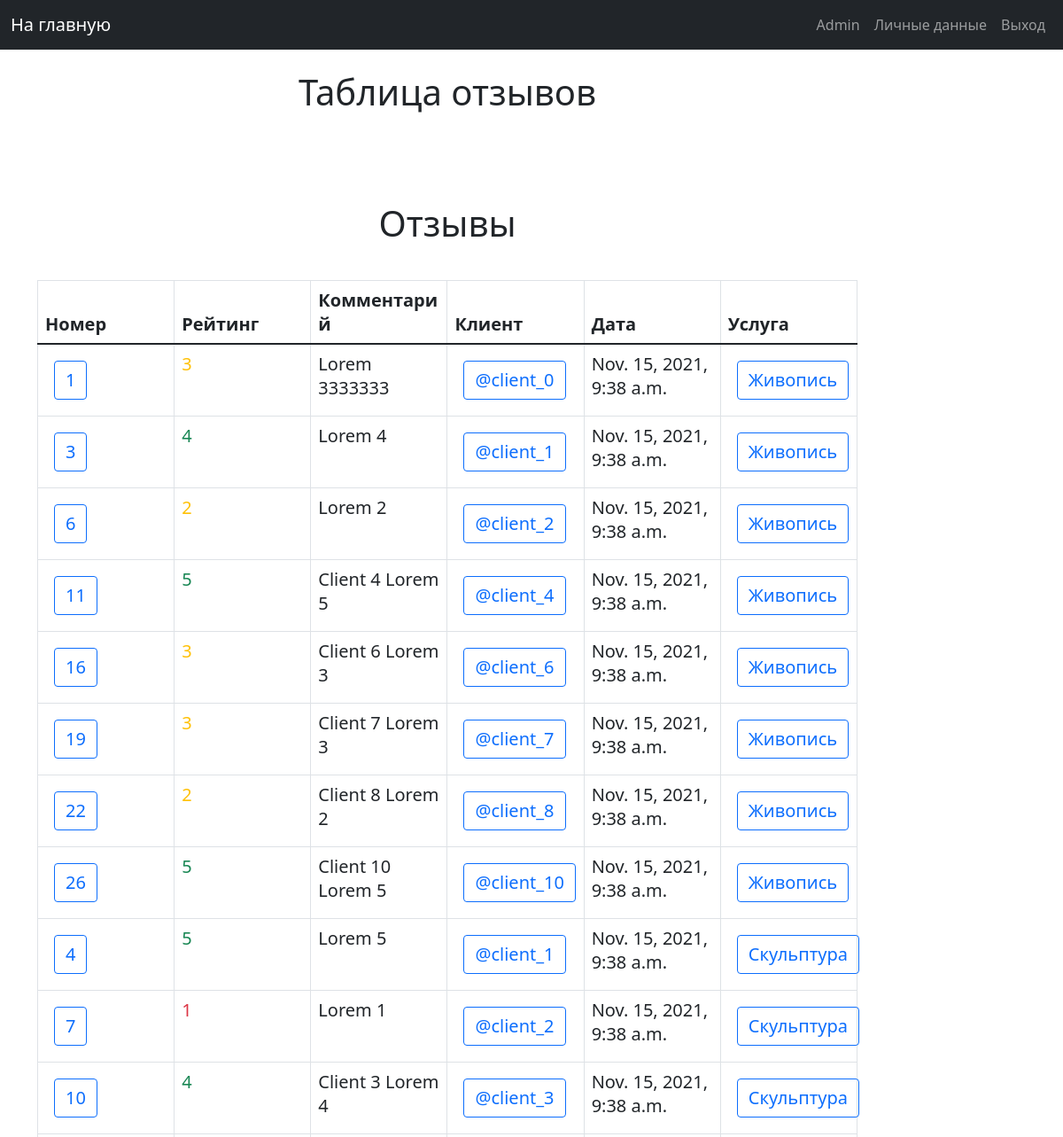
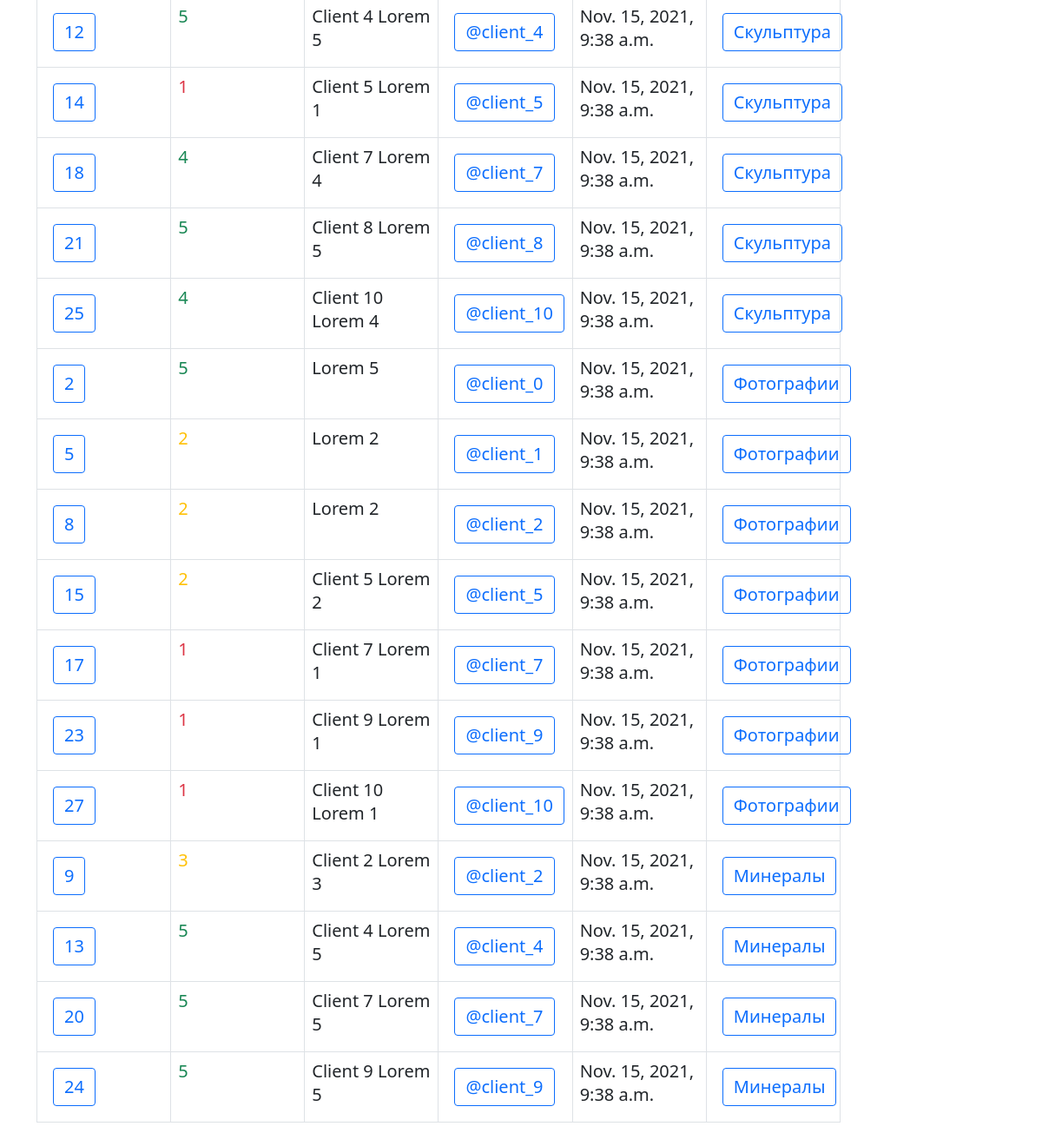
/main_page_admin/rating (signed in), run on the app's committed database (2 pictures, top to bottom).
### musem/models.py (models this page shows)
class Rating(models.Model):
    rating_id = models.IntegerField(primary_key=True)
    mark = models.IntegerField(default=5)
    description = models.TextField(default='my text about this service')
    client = models.ForeignKey(User, on_delete=models.CASCADE)
    service = models.ForeignKey('Service', on_delete=models.CASCADE)
    is_activate = models.IntegerField(default=1)
    date_writing = models.DateTimeField(default=django.utils.timezone.now(), blank=True)

### musem/views.py (the view)
# urls.py: path('main_page_admin/rating', admin_rating_list, name="rating_list"),
def admin_rating_list(request):
    if not request.user.is_superuser:
        return HttpResponseForbidden()
    head = ["Номер", "Рейтинг", "Комментарий", "Клиент", "Дата", "Услуга"]
    table = Rating.objects.raw(
        raw_query="SELECT mr.rating_id, mr.mark, mr.date_writing,"
                  " mr.description, au.username, au.id, ms.name FROM musem_rating mr "
                  "JOIN auth_user au, musem_service ms ON mr.client_id = au.id AND "
                  "ms.service_id = mr.service_id WHERE mr.is_activate = 1 ORDER BY mr.service_id"
    )
    return render(request, 'admin_pages/tables/rating_list_page.html', {
        'title_page': 'Таблица отзывов',
        'hide_nav_bar': 0,
        'head': head,
        'table': table,
        'show_last_field': 1,
        'is_administrative_zone': 1
    })

### templates/admin_pages/tables/rating_list_page.html
{% extends 'include/base.html' %}
{% load static %}
{% block title %}
    <div class="title_block">
        <h2 class="title">{{ title_page }}</h2>
    </div>
{% endblock title %}
{% block content %}
    <div class="list_button_block">
        <h2 class="sub_title_table">Отзывы</h2>
        {% include 'include/tables/rating_table.html' %}
    </div>
{% endblock content %}

### templates/include/navbar.html (shortened to what this page needs)
<nav class="navbar navbar-expand-md navbar-dark bg-dark mb-4">
    <div class="container-fluid">
        {% if is_administrative_zone %}
            <a class="navbar-brand" href="{% url "main_page_admin" %}">На главную</a>
        {% else %}
            <a class="navbar-brand" href="{% url "main_page" %}">На главную</a>
        {% endif %}
        <div class="pull-right">
            <ul class="navbar-nav me-auto mb-2 mb-md-0">
                {% if request.user.is_authenticated %}
                    <li class="nav-item">
                        <a class="nav-link" href="{% url 'user_data' %}" tabindex="-1">{{ request.user.first_name }}</a>
                    </li>
                    <li class="nav-item">
                        <a class="nav-link" href="{% url 'user_settings' %}" tabindex="-1">Личные данные</a>
                    </li>
                    <li class="nav-item">
                        <a class="nav-link" href="{% url 'logout' %}" tabindex="-1">Выход</a>
                    </li>
                {% endif %}
            </ul>
        </div>
    </div>
</nav>

### templates/include/tables/rating_table.html (shortened to what this page needs)
{% extends 'include/base_table.html' %}
{% load static %}
    {% block table_head %}
        {% for title in head %}
            <th class="text_button">{{ title }} </th>
        {% endfor %}
    {% endblock %}
    {% block table_content %}
        {% for content_list in table %}
            <tr>
                <td>
                    <a href="{% url 'rating_description' rating_id=content_list.rating_id %}"
                       class="btn btn-outline-primary text_button">{{ content_list.rating_id }}</a>
                </td>
                {% if content_list.mark >= 4 %}
                    <td class="text-success text_button">{{ content_list.mark }}</td>
                {% elif content_list.mark >= 2 %}
                    <td class="text-warning text_button">{{ content_list.mark }}</td>
                {% else %}
                    <td class="text-danger text_button">{{ content_list.mark }}</td>
                {% endif %}
                <td class="text_button">{{ content_list.description }}</td>
                <td>
                    <a href="{% url 'user_description' user_id=content_list.id %}"
                       class="btn btn-outline-primary text_button">{{ content_list.username }}</a>
                </td>
                <td class="text_button">{{ content_list.date_writing }}</td>
                {% if show_last_field %}
                    <td>
                        <a href="{% url 'service_description' service_id=content_list.service_id %}"
                           class="btn btn-outline-primary text_button">{{ content_list.name }}</a>
                    </td>
                {% endif %}
            </tr>
        {% endfor %}
    {% endblock %}

### static/css/my_styles.css (style rules this page uses)
.title_block { margin-bottom: 100px; }
.title { font-size: 40px; text-align: center; }
.text_button { font-size: 20px; margin: 10px; }
.sub_title_table { font-size: 40px; text-align: center; margin-top: 50px; margin-bottom: 40px; }
td, th { white-space: normal; word-wrap: break-word; }
.list_button_block { margin-bottom: 50px; }

### data on the page
Rating: rating_id "1", mark "3", description "Lorem 3333333", username "@client_0", date_writing "Nov. 15, 2021, 9:38 a.m.", name "Живопись"
Rating: rating_id "3", mark "4", description "Lorem 4", username "@client_1", date_writing "Nov. 15, 2021, 9:38 a.m.", name "Живопись"
Rating: rating_id "6", mark "2", description "Lorem 2", username "@client_2", date_writing "Nov. 15, 2021, 9:38 a.m.", name "Живопись"
Rating: rating_id "11", mark "5", description "Client 4 Lorem 5", username "@client_4", date_writing "Nov. 15, 2021, 9:38 a.m.", name "Живопись"
Rating: rating_id "16", mark "3", description "Client 6 Lorem 3", username "@client_6", date_writing "Nov. 15, 2021, 9:38 a.m.", name "Живопись"
Rating: rating_id "19", mark "3", description "Client 7 Lorem 3", username "@client_7", date_writing "Nov. 15, 2021, 9:38 a.m.", name "Живопись"
Rating: rating_id "22", mark "2", description "Client 8 Lorem 2", username "@client_8", date_writing "Nov. 15, 2021, 9:38 a.m.", name "Живопись"
Rating: rating_id "26", mark "5", description "Client 10 Lorem 5", username "@client_10", date_writing "Nov. 15, 2021, 9:38 a.m.", name "Живопись"
Rating: rating_id "4", mark "5", description "Lorem 5", username "@client_1", date_writing "Nov. 15, 2021, 9:38 a.m.", name "Скульптура"
Rating: rating_id "7", mark "1", description "Lorem 1", username "@client_2", date_writing "Nov. 15, 2021, 9:38 a.m.", name "Скульптура"
Rating: rating_id "10", mark "4", description "Client 3 Lorem 4", username "@client_3", date_writing "Nov. 15, 2021, 9:38 a.m.", name "Скульптура"
Rating: rating_id "12", mark "5", description "Client 4 Lorem 5", username "@client_4", date_writing "Nov. 15, 2021, 9:38 a.m.", name "Скульптура"
Rating: rating_id "14", mark "1", description "Client 5 Lorem 1", username "@client_5", date_writing "Nov. 15, 2021, 9:38 a.m.", name "Скульптура"
Rating: rating_id "18", mark "4", description "Client 7 Lorem 4", username "@client_7", date_writing "Nov. 15, 2021, 9:38 a.m.", name "Скульптура"
Rating: rating_id "21", mark "5", description "Client 8 Lorem 5", username "@client_8", date_writing "Nov. 15, 2021, 9:38 a.m.", name "Скульптура"
Rating: rating_id "25", mark "4", description "Client 10 Lorem 4", username "@client_10", date_writing "Nov. 15, 2021, 9:38 a.m.", name "Скульптура"
Rating: rating_id "2", mark "5", description "Lorem 5", username "@client_0", date_writing "Nov. 15, 2021, 9:38 a.m.", name "Фотографии"
Rating: rating_id "5", mark "2", description "Lorem 2", username "@client_1", date_writing "Nov. 15, 2021, 9:38 a.m.", name "Фотографии"
Rating: rating_id "8", mark "2", description "Lorem 2", username "@client_2", date_writing "Nov. 15, 2021, 9:38 a.m.", name "Фотографии"
Rating: rating_id "15", mark "2", description "Client 5 Lorem 2", username "@client_5", date_writing "Nov. 15, 2021, 9:38 a.m.", name "Фотографии"
Rating: rating_id "17", mark "1", description "Client 7 Lorem 1", username "@client_7", date_writing "Nov. 15, 2021, 9:38 a.m.", name "Фотографии"
Rating: rating_id "23", mark "1", description "Client 9 Lorem 1", username "@client_9", date_writing "Nov. 15, 2021, 9:38 a.m.", name "Фотографии"
Rating: rating_id "27", mark "1", description "Client 10 Lorem 1", username "@client_10", date_writing "Nov. 15, 2021, 9:38 a.m.", name "Фотографии"
Rating: rating_id "9", mark "3", description "Client 2 Lorem 3", username "@client_2", date_writing "Nov. 15, 2021, 9:38 a.m.", name "Минералы"
Rating: rating_id "13", mark "5", description "Client 4 Lorem 5", username "@client_4", date_writing "Nov. 15, 2021, 9:38 a.m.", name "Минералы"
Rating: rating_id "20", mark "5", description "Client 7 Lorem 5", username "@client_7", date_writing "Nov. 15, 2021, 9:38 a.m.", name "Минералы"
Rating: rating_id "24", mark "5", description "Client 9 Lorem 5", username "@client_9", date_writing "Nov. 15, 2021, 9:38 a.m.", name "Минералы"

### other printed values
{{ request.user.first_name }} "Admin"
{{ title_page }} "Таблица отзывов"
{{ title }} "Номер" "Рейтинг" "Комментарий" "Клиент" "Дата" "Услуга"
